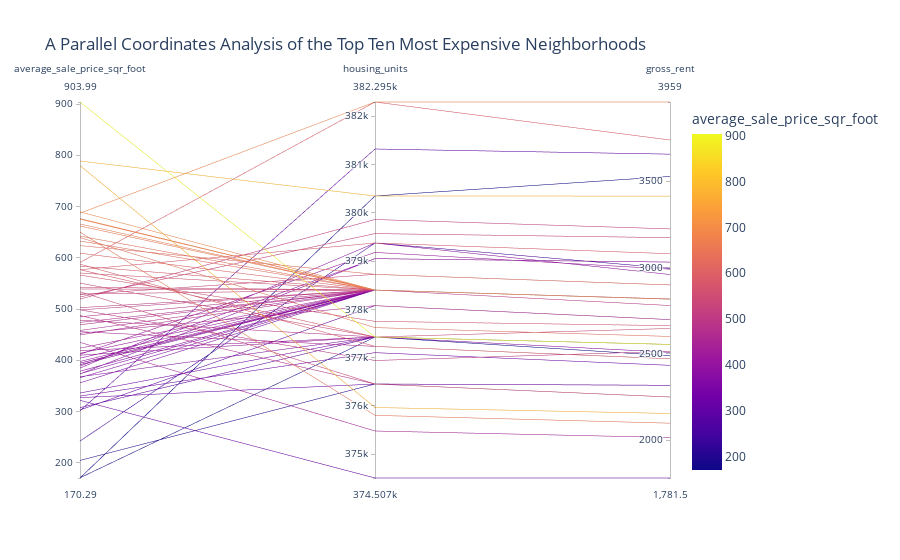

Notebook cell for this chart:
### Code cell
# Parallel Coordinates Plot 
parallel_coordinates = px.parallel_coordinates(sfo_data_2, color="average_sale_price_sqr_foot", 
                       title="A Parallel Coordinates Analysis of the Top Ten Most Expensive Neighborhoods")
parallel_coordinates
